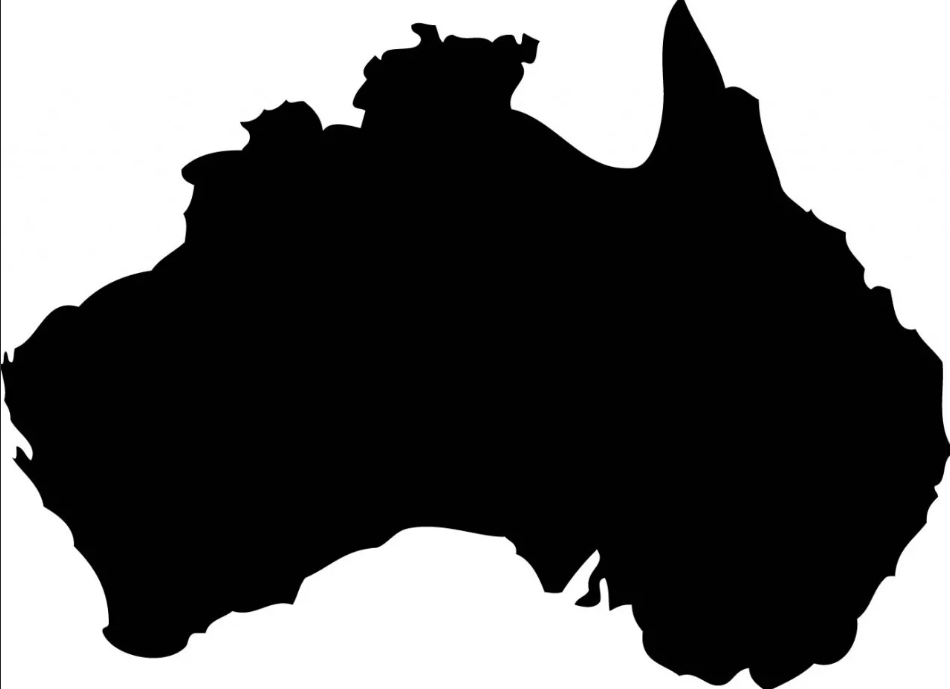
#> input picture Australia.png, 950 x 689 px, found by its file name
$ jupyter execute lab.ipynb
#> lines starting #> are read from the running program, lines starting #| are printed output that depends on the picture
[cell 1]
import numpy as np
import cv2
import matplotlib.pyplot as plt
cv_image = cv2.imread("..\Australia.png")
#> cv_image is the input picture: shape (689, 950, 3); mean B, G, R 98.5, 98.5, 98.5
plt.imshow(cv_image)
plt.show()

[cell 2]
import random
import numpy as np

epsilon = 0.001

def if_point_in_square(left, lower, right, upper, x, y):
    return (x >= left and x <= right and y <= upper and y >= lower)

def MonteCarlo(circles, left, lower, right, upper, cv_image, treshold = 0.4):
    cnt = 0
    min_x = min(left, right)
    max_x = max(left, right)
    min_y = min(upper, lower)
    max_y = max(upper, lower)

    if min_x < 0 or min_y < 0 or max_x < 0 or max_y < 0:
        return False

    if min_x >= cv_image.shape[1] or min_y >= cv_image.shape[0] or max_x >= cv_image.shape[1] or max_y >= cv_image.shape[0]:
        return False

    for i in range(0, circles):
        random.seed(2 * i + 1)
        x = random.randint(min_x, max_x)
        y = random.randint(min_y, max_y)

        if if_point_in_square(min_x, min_y, max_x, max_y, x, y) and np.all(cv_image[y][x] == np.array([1, 1, 1])):
            cnt += 1

    if cnt * 1. / circles >= treshold:
        #print(cnt)
        return True
    return False

[cell 3]
from PIL import Image, ImageDraw

def split_image_and_draw_grid(image_path, num_rows, num_cols, circles):
    # Open the image
#> called with image_path = '..\\Australia.png', num_rows = 5, num_cols = 5, circles = 1000
    image = Image.open(image_path)
    draw = ImageDraw.Draw(image)

    # Get image size
    width, height = image.size
#> width = 950; height = 689

    # Calculate rectangle dimensions
    rect_width = width // num_cols
#> rect_width = 190
    rect_height = height // num_rows
#> rect_height = 137

    # Create a NumPy array representing the image
    cv_image = np.array(image)

    rectangles_coordinates = []

    # Draw grid and apply Monte Carlo
    for i in range(num_rows):
        for j in range(num_cols):
            left = j * rect_width
            upper = i * rect_height
            right = left + rect_width
            lower = upper + rect_height

            # Apply Monte Carlo
            if MonteCarlo(circles, left, lower, right, upper, cv_image):
                # Draw rectangles
                draw.rectangle([left, upper, right, lower], outline='red')
                rectangles_coordinates.append([(left, upper), (right, upper), (right, lower), (left, lower)])
#> after the loop, rectangles_coordinates = 13 items

    # Display the image with the drawn rectangles
    #image.show()
    image.save("squares.png")
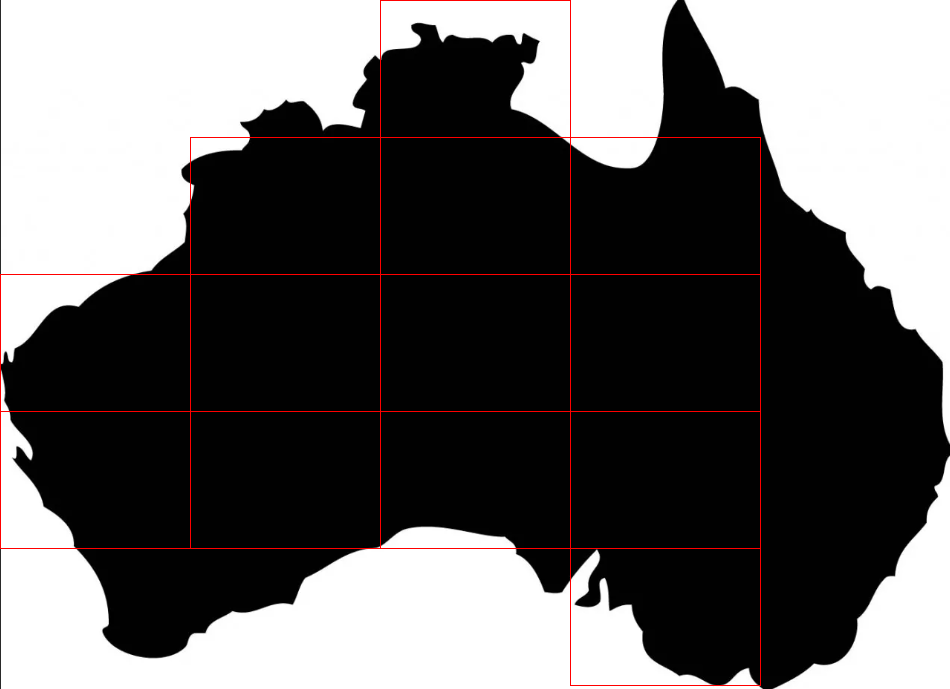
#> saved as squares.png: PIL image 950x689 RGB; mean R, G, B 100.2, 98, 98

    return rectangles_coordinates, rect_width, rect_height

# Path to the image
image_path = "..\Australia.png"

# Grid dimensions
num_rows = 5
num_cols = 5

# Parameters for Monte Carlo
circles = 1000
threshold = 0.5

# Get coordinates of rectangles and draw the grid
coordinates, width, hight = split_image_and_draw_grid(image_path, num_rows, num_cols, circles)
#> coordinates = 13 items; width = 190; hight = 137

# Output coordinates of each rectangle
#for i, coord in enumerate(coordinates, start=1):
#    print(f"Rectangle {i} coordinates: {coord}")

[cell 4]
id_coord = []
for coordinate in coordinates:
    for i in range(0, len(coordinate)):
        id_coord.append(coordinate[i])
#> this loop made 13 passes
#> coordinate on passes 1 to 12: [(380, 0), (570, 0), (570, 137), (380, 137)], [(190, 137), (380, 137), (380, 274), (190, 274)], [(380, 137), (570, 137), (570, 274), (380, 274)], [(570, 137), (760, 137), (760, 274), (570, 274)], [(0, 274), (190, 274), (190, 411), (0, 411)], [(190, 274), (380, 274), (380, 411), (190, 411)], [(380, 274), (570, 274), (570, 411), (380, 411)], [(570, 274), (760, 274), (760, 411), (570, 411)], [(0, 411), (190, 411), (190, 548), (0, 548)], [(190, 411), (380, 411), (380, 548), (190, 548)], [(380, 411), (570, 411), (570, 548), (380, 548)], [(570, 411), (760, 411), (760, 548), (570, 548)]
#> after the loop, id_coord = 52 pairs, first value 0 to 760, second value 0 to 685

id_coord = (list(set(id_coord)))
#> id_coord = [(0, 274), (380, 0), (0, 411), (570, 411), (380, 137), (0, 548), (570, 548), (380, 274), (570, 685), (380, 411), (380, 548), (190, 137), (190, 274), (760, 137), (190, 411), (760, 274), (190, 548), (570, 0), (760, 411), (570, 137), (760, 548), (570, 274), (760, 685)]
id_coord.sort()
id_coord
#> Out = [(0, 274), (0, 411), (0, 548), (190, 137), (190, 274), (190, 411), (190, 548), (380, 0), (380, 137), (380, 274), (380, 411), (380, 548), (570, 0), (570, 137), (570, 274), (570, 411), (570, 548), (570, 685), (760, 137), (760, 274), (760, 411), (760, 548), (760, 685)]

[cell 5]
matrix_np = np.zeros((len(id_coord), len(id_coord)))
#> matrix_np: shape (23, 23) float64; every value is 0
a_x = 1.
a_y = 1.
for i in range(0, len(id_coord)):
    cnt1 = 0
    cnt2 = 0
    max_1 = 0
    max_2 = 0

    for s in range(0, len(id_coord)):
        if (i != s and id_coord[i][0] == id_coord[s][0]):
                if  id_coord[s][1] - id_coord[i][1] >= max_1:
                    max_1 = id_coord[s][1] - id_coord[i][1]

    cnt1 = max_1 / hight

    for s in range(0, len(id_coord)):
        if (i != s and id_coord[i][1] == id_coord[s][1]):
                if  id_coord[s][0] - id_coord[i][0] >= max_2:
                    max_2 = id_coord[s][0] - id_coord[i][0]

    cnt2 = max_2 / width
    if i == 1:
          print("cnt  ", cnt1, cnt2)

    for j in range(0, len(id_coord)):

        if cnt1 >= 4:
            if i == j:
                 matrix_np[i][j] += 35./12 * (a_y)

            if (id_coord[i][0] == id_coord[j][0] and (id_coord[i][1] - id_coord[j][1]) == hight):
                    matrix_np[i][j] = a_y * (-26./3)

            if (id_coord[i][0] == id_coord[j][0] and (id_coord[i][1] - id_coord[j][1]) == 2 * hight):
                    matrix_np[i][j] = a_y * (19./2)

            if (id_coord[i][0] == id_coord[j][0] and (id_coord[i][1] - id_coord[j][1]) == 3 * hight):
                    matrix_np[i][j] = a_y * (-14./3)

            if (id_coord[i][0] == id_coord[j][0] and (id_coord[i][1] - id_coord[j][1]) == 4 * hight):
                    matrix_np[i][j] = a_y * (11./12)

        if cnt1 == 3:
            if i == j:
                 matrix_np[i][j] += 2. * (a_y)

            if (id_coord[i][0] == id_coord[j][0] and (id_coord[i][1] - id_coord[j][1]) == hight):
                    matrix_np[i][j] = a_y * (-5.)

            if (id_coord[i][0] == id_coord[j][0] and (id_coord[i][1] - id_coord[j][1]) == 2 * hight):
                    matrix_np[i][j] = a_y * (4.)

            if (id_coord[i][0] == id_coord[j][0] and (id_coord[i][1] - id_coord[j][1]) == 3 * hight):
                    matrix_np[i][j] = a_y * (-1.)

        if cnt1 == 2:
            if i == j:
                 matrix_np[i][j] += 1. * (a_y)

            if (id_coord[i][0] == id_coord[j][0] and (id_coord[i][1] - id_coord[j][1]) == hight):
                    matrix_np[i][j] = a_y * (-2.)

            if (id_coord[i][0] == id_coord[j][0] and (id_coord[i][1] - id_coord[j][1]) == 2 * hight):
                    matrix_np[i][j] = a_y * (1.)


        if cnt1 == 0:
            if i == j:
                 matrix_np[i][j] += 2. * (a_y)

            if (id_coord[i][0] == id_coord[j][0] and (id_coord[i][1] - id_coord[j][1]) == -1. * hight):
                    matrix_np[i][j] = a_y * (-2.)


        if cnt1 == 1:
            if i == j:
                 matrix_np[i][j] += -2. * (a_y)

            if (id_coord[i][0] == id_coord[j][0] and (id_coord[i][1] - id_coord[j][1]) == -1. * hight):
                    matrix_np[i][j] = a_y * (1.)

            if (id_coord[i][0] == id_coord[j][0] and (id_coord[i][1] - id_coord[j][1]) == 1. * hight):
                    matrix_np[i][j] = a_y * (1.)


        if cnt2 >= 4:
            if i == j:
                 matrix_np[i][j] += 35./12 * (a_x)

            if (id_coord[i][1] == id_coord[j][1] and abs(id_coord[i][0] - id_coord[j][0]) == width):
                matrix_np[i][j] += a_x * (-26./3)

            if (id_coord[i][1] == id_coord[j][1] and abs(id_coord[i][0] - id_coord[j][0]) == 2 * width):
                matrix_np[i][j] += a_x * (19./2)

            if (id_coord[i][1] == id_coord[j][1] and abs(id_coord[i][0] - id_coord[j][0]) == 3 * width):
                matrix_np[i][j] += a_x * (-14./3)

            if (id_coord[i][1] == id_coord[j][1] and abs(id_coord[i][0] - id_coord[j][0]) == 4 * width):
                matrix_np[i][j] += a_x * (11./12)

        if cnt2 == 3:
            if i == j:
                 matrix_np[i][j] += 2. * (a_x)

            if (id_coord[i][1] == id_coord[j][1] and abs(id_coord[i][0] - id_coord[j][0]) == width):
                    matrix_np[i][j] = a_x * (-5.)

            if (id_coord[i][1] == id_coord[j][1] and abs(id_coord[i][0] - id_coord[j][0]) == 2 * width):
                    matrix_np[i][j] = a_x * (4.)

            if (id_coord[i][1] == id_coord[j][1] and abs(id_coord[i][0] - id_coord[j][0]) == 3 * width):
                    matrix_np[i][j] = a_x * (-1.)

        if cnt2 == 2:
            if i == j:
                 matrix_np[i][j] += 1. * (a_x)

            if (id_coord[i][1] == id_coord[j][1] and (id_coord[i][0] - id_coord[j][0]) == width):
                    matrix_np[i][j] = a_x * (-2.)

            if (id_coord[i][1] == id_coord[j][1] and (id_coord[i][0] - id_coord[j][0]) == 2 * width):
                    matrix_np[i][j] = a_x * (1.)


        if cnt2 == 0:
            if i == j:
                 matrix_np[i][j] += 2. * (a_x)

            if (id_coord[i][1] == id_coord[j][1] and (id_coord[i][0] - id_coord[j][0]) == -1. * width):
                    matrix_np[i][j] = a_x * (-2.)


        if cnt2 == 1:
            if i == j:
                 matrix_np[i][j] += -2. * (a_x)

            if (id_coord[i][1] == id_coord[j][1] and (id_coord[i][0] - id_coord[j][0]) == -1. * width):
                    matrix_np[i][j] = a_x * (1.)

            if (id_coord[i][1] == id_coord[j][1] and (id_coord[i][0] - id_coord[j][0]) == 1. * width):
                    matrix_np[i][j] = a_x * (1.)
#> this loop made 23 passes
#> (cnt1, cnt2) on passes 1 to 12: (2, 4), (1, 4), (0, 4), (3, 3), (2, 3), (1, 3), (0, 3), (4, 1), (3, 2), (2, 2), (1, 2), (0, 2)
#| cnt   1.0 4.0
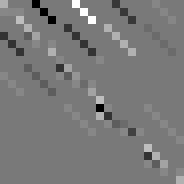
#> matrix_np: shape (23, 23) float64 (shown 8 times larger); min -8.67, max 9.5, mean 0.00756; drawn with min black and max white

[cell 6]
matrix_np[1]
#> Out = 23 values, max 9.5 at index 10, min -8.67 at index 5, mean 2.41e-17

[cell 7]
X_start = []
for i in range(0, len(id_coord)):
    if i != 7:
        X_start.append(0.001)

    else:
        X_start.append(0.1)
#> this loop made 23 passes
#> after the loop, X_start = [0.001, 0.001, 0.001, 0.001, 0.001, 0.001, 0.001, 0.1, 0.001, 0.001, 0.001, 0.001, 0.001, 0.001, 0.001, 0.001, 0.001, 0.001, 0.001, 0.001, 0.001, 0.001, 0.001]


Nt = 1000
tmax = 3.

t_array = np.linspace(0.,tmax, Nt)
dt = t_array[1] - t_array[0]
dh = 0.00001
nt = len(t_array)
X = []
X.append(X_start)

identity_matrix = np.eye(len(id_coord))
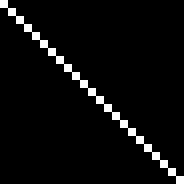
#> identity_matrix: shape (23, 23) float64 (shown 8 times larger); values 0 (black) and 1 (white), 4.3% white in thin lines or dots

b_matrix = identity_matrix - np.array(matrix_np)* dt / dh ** 2
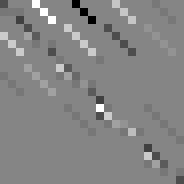
#> b_matrix: shape (23, 23) float64 (shown 8 times larger); min -285285285.3, max 260260260.3, mean -227070.1; drawn with min black and max white
inverse_matrix = np.linalg.inv(np.array(b_matrix))
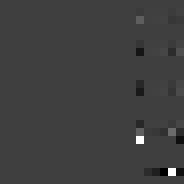
#> inverse_matrix: shape (23, 23) float64 (shown 8 times larger); min -0.333, max 1, mean 0.00112; drawn with min black and max white

[cell 8]
def MNK():

    rightX = []
    for j in range(0, len(id_coord)):
        rightX.append(X[0][j])
#> after the loop, rightX has the same summary as X_start outside MNK

    resX = rightX @ inverse_matrix
#> resX = 23 values, max 0.000946 at index 21, min -0.000387 at index 22, mean 2.57e-05
    X.append(resX)

    rightX = []
    a2 = 4/3
    a3 = -1/3
    for j in range(0, len(id_coord)):
        rightX.append(a2 * X[1][j] + a3 * X[0][j])
#> after the loop, rightX = [-0.000333, -0.000333, -0.000333, -0.000333, -0.000333, -0.000333, -0.000333, -0.0333, -0.000333, -0.000333, -0.000333, -0.000333, -0.000333, -0.000333, -0.000333, -0.000333, -0.000333, 0.000467, -0.000462, -0.000544, -0.000754, 0.000928, -0.000849]

    resX = rightX @ inverse_matrix
    X.append(resX)


    for i in range(3, Nt):

        alpha1 = 18/11
        alpha2 = -9/11
        alpha3 = 2/11
        rightX = []
        for j in range(0, len(id_coord)):
            rightX.append(alpha3 * X[i-3][j]+ alpha2 * X[i-2][j] + alpha1 * X[i-1][j])


        resX = rightX @ inverse_matrix
        X.append(resX)
#> after the loop, X = 1000 items

[cell 9]
MNK()

[cell 10]
print(len(X))
#| 1000

[cell 11]
import matplotlib.pyplot as plt

t_array = np.linspace(0.,tmax, Nt)
list_x = []

ind = 1
for i in range(0, len(X)):
    list_x.append(X[i][ind])
#> after the loop, list_x = 1000 values, max 0.001 at index 0, min -2.71e-12 at index 1, mean 1e-06


plt.figure()
plt.grid()
plt.title("ZALUPA **2")
plt.plot(t_array, list_x, 'b', label = 'Victims')


plt.xlabel('Time t, [days]')
plt.ylabel('Zalupa')
plt.legend()

plt.show()
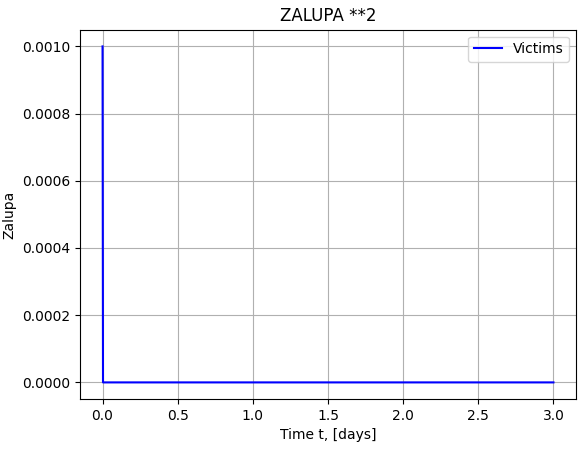
#> figure drawn by matplotlib, 1 panel; curve peaks at x = 0, y = 0.001
